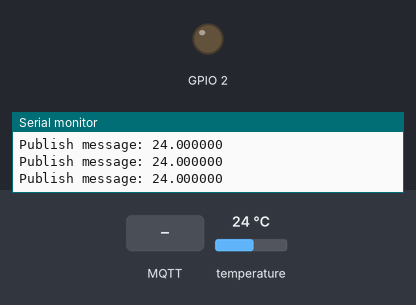
This program was run on a simulated ESP32. On the bench: output pins drawn as LEDs (lit = HIGH), the last lines printed to the serial monitor. The inputs (shaded band) are chosen by the test bench; at power-on: temperature 24 °C. WiFi joins after 1.5 s; servers stay silent unless stated; random numbers use the default seed unless the program sets one; no MQTT or app messages arrive unless stated.

Above: at 7.7 s.
7.8 s: temperature set to 39 °C
10.8 s: temperature set to 42 °C
At 11.9 s:
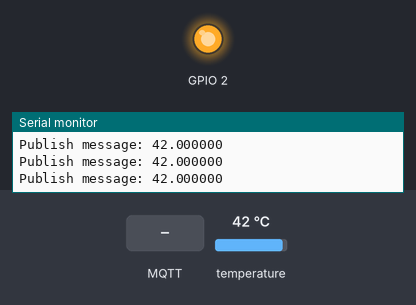
13.8 s: MQTT message "1" arrives on the first subscribed topic
At 14.8 s:
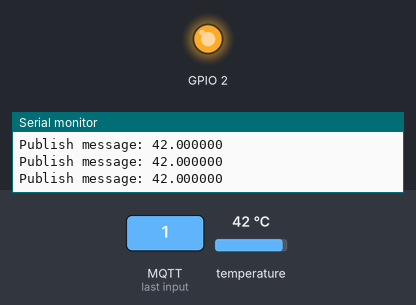
15.3 s: MQTT message "on" arrives on the first subscribed topic
At 16.0 s:
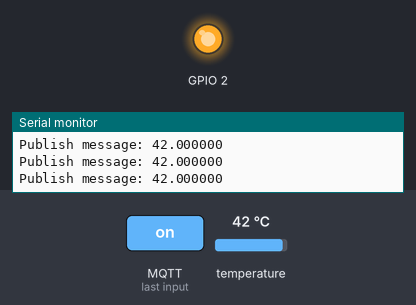
18.3 s: MQTT message "off" arrives on the first subscribed topic
At 19.0 s:
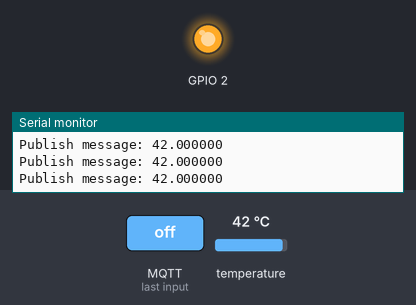
Timing chart, 0 to 21.3 s (numbered marks = the images above; inputs shaded):
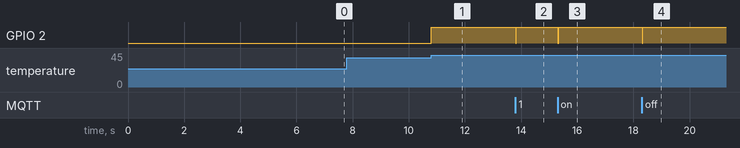

Measured:
- the behaviour switches between 40 and 41 °C on temperature (found by bisection; images 0 and 1)
- after the input at 10.8 s, GPIO 2: LOW → HIGH at once
- after the input at 13.8 s, GPIO 2: HIGH → LOW at once, → HIGH 0.02 s later
- after the input at 15.3 s, GPIO 2: HIGH → LOW at once, → HIGH 0.02 s later
- after the input at 18.3 s, GPIO 2: HIGH → LOW at once, → HIGH 0.02 s later

The program:

main.cpp
```cpp
#include <Arduino.h>
#include <PubSubClient.h>
#include <WiFi.h>
#include <Adafruit_Sensor.h>
#include <DHT.h>
#include <DHT_U.h>
#include <time.h>

#define DHTPIN 16
#define DHTTYPE DHT11
#define MSG_BUFFER_SIZE (500)
char msg[MSG_BUFFER_SIZE];
int value = 0;

DHT_Unified dht(DHTPIN, DHTTYPE);
uint32_t delayMS;
const char *SSID = "CLARO_2GCC5C89";
const char *PWD = "B7CC5C89";
const char *mqttServer = "192.168.0.9";
const int mqttPort = 1883;

WiFiClient wifiClient;
PubSubClient mqttClient(wifiClient);

void connectWifi();
void setupMQTT();
void reconnect();
void callback(char *topic, byte *payload, unsigned int length);

void setup()
{
  Serial.begin(9600);
  delay(5000);

  pinMode(2, OUTPUT);

  dht.begin();
  sensor_t sensor;
  dht.temperature().getSensor(&sensor);
  delayMS = sensor.min_delay / 100;

  connectWifi();
  setupMQTT();
}

void loop()
{
  if (!mqttClient.connected())
    reconnect();

  sensors_event_t event;
  dht.temperature().getEvent(&event);

  mqttClient.loop();

  ++value;
  snprintf(msg, MSG_BUFFER_SIZE, "%f", event.temperature);
  if(event.temperature > 40.0){
      digitalWrite(2, HIGH);
  }else{
      digitalWrite(2, LOW);
  }

  Serial.print("Publish message: ");
  Serial.println(msg);
  mqttClient.publish("/sensores/temperatura", msg);digitalWrite(2, LOW);
}

void connectWifi()
{
  Serial.print("Connecting to ");

  WiFi.begin(SSID, PWD);
  Serial.println(SSID);
  while (WiFi.status() != WL_CONNECTED)
  {
    Serial.print(".");
    delay(500);
  }
  Serial.print("Connected.");
  Serial.print("Your IP = ");

  if(WiFi.enableIpV6())
    Serial.println(WiFi.localIPv6());
  else
    Serial.println(WiFi.localIP());
}

void setupMQTT()
{
  mqttClient.setServer(mqttServer, mqttPort);
  mqttClient.setCallback(callback);
}

void reconnect()
{
  Serial.println("Connecting to MQTT Broker...");
  while (!mqttClient.connected())
  {
    Serial.println("Reconnecting to MQTT Broker..");
    String clientId = "ESP32Client-";
    clientId += String(random(0xffff), HEX);

    if (mqttClient.connect(clientId.c_str()))
    {
      Serial.println("Connected.");
      mqttClient.subscribe("/sensores/teste");
    }
  }
}

void callback(char *topic, byte *payload, unsigned int length)
{
  Serial.print("Callback - ");
  Serial.print("Message:");
  for (int i = 0; i < length; i++)
  {
    Serial.print((char)payload[i]);
  }
}
```
